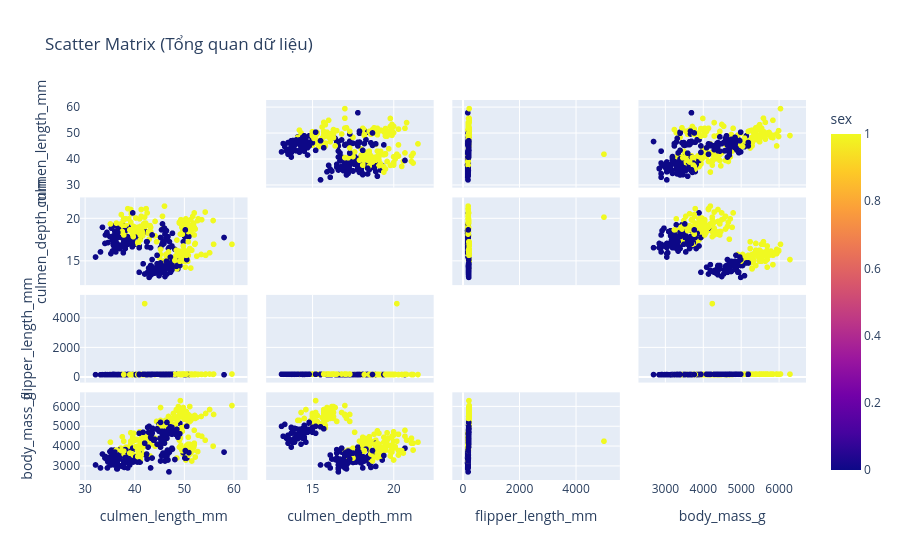

Write notebook code for a chart like this one.
### Markdown cell above
### 3. EDA

### Code cell
# Heatmap: Xem tương quan giữa các biến
plt.figure(figsize=(8, 6))
sns.heatmap(df[['culmen_length_mm', 'culmen_depth_mm', 'flipper_length_mm', 'body_mass_g']].corr(), 
            annot=True, cmap='coolwarm', fmt=".2f")
plt.title("Correlation Matrix")
plt.show()

# Pairplot: Phân bố các cụm
fig = px.scatter_matrix(
    df,
    dimensions=['culmen_length_mm', 'culmen_depth_mm', 'flipper_length_mm', 'body_mass_g'],
    color="sex",
    title="Scatter Matrix (Tổng quan dữ liệu)",
    color_discrete_sequence=['#491D8B', '#EB548C']
)
fig.update_traces(diagonal_visible=False)
fig.show()

### Figure 1 — Plotly figure (JSON) as saved in the notebook; plotly's stock layout.template omitted (floating-point values rounded to 4 significant figures; data arrays with more than 128 entries replaced by an {"elided": "..."} marker saying what was removed)
{"data": [{"diagonal": {"visible": false}, "dimensions": [{"axis": {"matches": true}, "label": "culmen_length_mm", "values": {"elided": "341 float values"}}, {"axis": {"matches": true}, "label": "culmen_depth_mm", "values": {"elided": "341 float values"}}, {"axis": {"matches": true}, "label": "flipper_length_mm", "values": {"elided": "341 int values"}}, {"axis": {"matches": true}, "label": "body_mass_g", "values": {"elided": "341 int values"}}], "hovertemplate": "%{xaxis.title.text}=%{x}<br>%{yaxis.title.text}=%{y}<br>sex=%{marker.color}<extra></extra>", "legendgroup": "", "marker": {"color": {"elided": "341 int values"}, "coloraxis": "coloraxis", "symbol": "circle"}, "name": "", "showlegend": false, "type": "splom"}], "layout": {"coloraxis": {"colorbar": {"title": {"text": "sex"}}, "colorscale": [[0, "#0d0887"], [0.1111, "#46039f"], [0.2222, "#7201a8"], [0.3333, "#9c179e"], [0.4444, "#bd3786"], [0.5556, "#d8576b"], [0.6667, "#ed7953"], [0.7778, "#fb9f3a"], [0.8889, "#fdca26"], [1, "#f0f921"]]}, "dragmode": "select", "legend": {"tracegroupgap": 0}, "title": {"text": "Scatter Matrix (Tổng quan dữ liệu)"}}}
